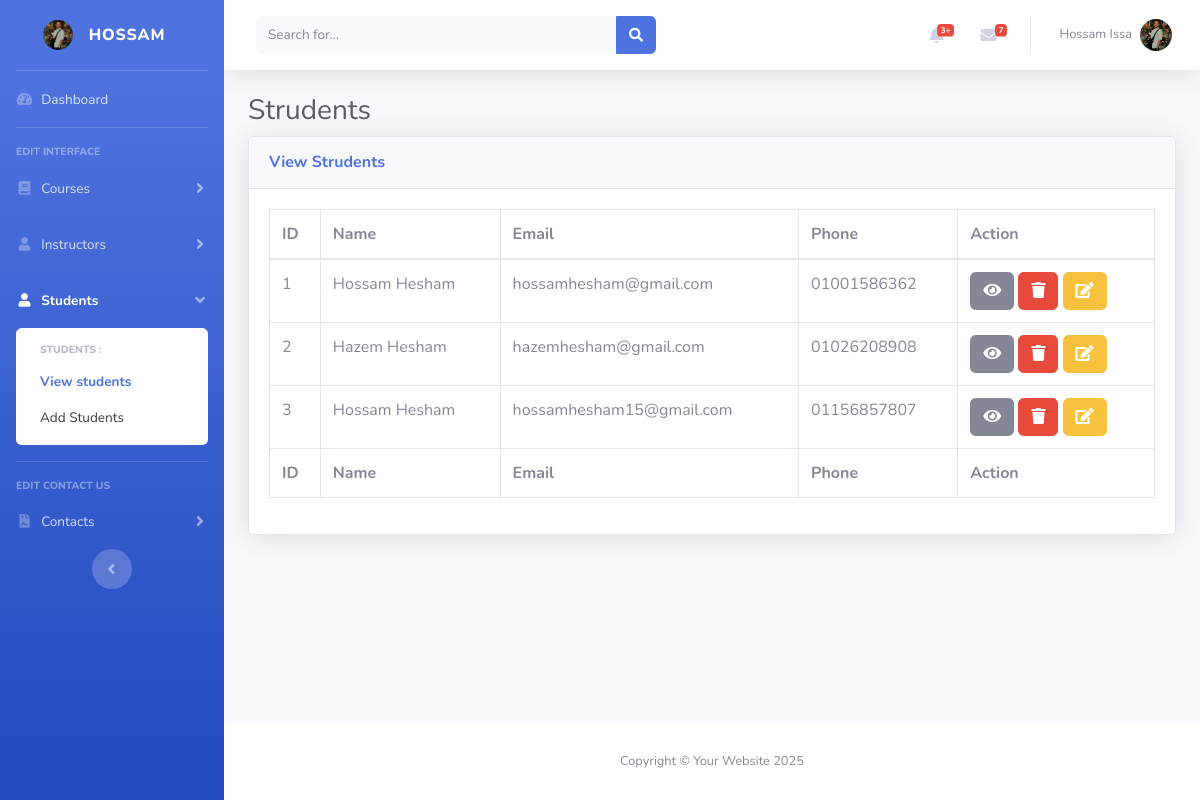
The app's page /dashboard/admin/students/viewStudents.php (signed in) with its own data.
### tables this page shows
CREATE TABLE `users` (
  `id` int(11) NOT NULL,
  `name` varchar(255) NOT NULL,
  `phone` varchar(255) NOT NULL,
  `email` varchar(255) NOT NULL,
  `password` varchar(255) NOT NULL,
  `image` varchar(255) NOT NULL,
  `role` enum('admin','instructor') NOT NULL
);

CREATE TABLE `students` (
  `id` int(11) NOT NULL,
  `name` varchar(255) DEFAULT NULL,
  `email` varchar(255) DEFAULT NULL,
  `password` varchar(255) DEFAULT NULL,
  `phone` varchar(255) DEFAULT NULL,
  `image` varchar(255) DEFAULT NULL
);

### dashboard/admin/students/viewStudents.php (the view, shortened to what this page needs)
<?php
include_once "../../../public/backend/includes/conn.php";
if (isset($_SESSION["role"]) && $_SESSION["role"] === "admin") {
    include "../../../public/backend/includes/header.php";
    $q = "SELECT * FROM students";
    $r = mysqli_query($conn, $q);
?>
    <body id="page-top">
        <div id="wrapper">
            <?php
            include "../../../public/backend/includes/sidebar.php";
            ?>
            <div id="content-wrapper" class="d-flex flex-column">
                <div id="content">
                    <?php include "../../../public/backend/includes/navbar.php";
                    ?>
                    <div class="container-fluid">
                        <h1 class="h3 mb-2 text-gray-800">Strudents</h1>
                        <div class="card shadow mb-4">
                            <div class="card-header py-3">
                                <h6 class="m-0 font-weight-bold text-primary">View Strudents</h6>
                            </div>
                            <div class="card-body">
                                <div class="table-responsive">
                                    <table class="table table-bordered" id="dataTable" width="100%" cellspacing="0">
                                        <thead>
                                            <tr>
                                                <th>ID</th>
                                                <th>Name</th>
                                                <th>Email</th>
                                                <th>Phone</th>
                                                <th>Action</th>
                                            </tr>
                                        </thead>
                                        <tfoot>
                                            <tr>
                                                <th>ID</th>
                                                <th>Name</th>
                                                <th>Email</th>
                                                <th>Phone</th>
                                                <th>Action</th>
                                            </tr>
                                        </tfoot>
                                        <tbody>
                                            <?php
                                            while ($row = mysqli_fetch_assoc($r)) {
                                            ?>
                                                <tr>
                                                    <td><?php echo $row['id']; ?></td>
                                                    <td><?php echo $row['name']; ?></td>
                                                    <td><?php echo $row['email']; ?></td>
                                                    <td><?php echo $row['phone']; ?></td>
                                                    <td>
                                                        <a href="showStudent.php?id=<?= $row['id'] ?>" data-bs-toggle="modal" data-bs-target="#staticBackdrop" class="btn btn-secondary"><i class="fa fa-eye"></i></a>
                                                        <a href="deleteStudent.php?id=<?= $row['id'] ?>" class="btn btn-danger"><i class="fa fa-trash"></i></a>
                                                        <a href="editStudent.php?id=<?= $row['id'] ?>" class="btn btn-warning"><i class="fa fa-edit"></i></a>
                                                    </td>
                                                </tr>
                                            <?php } ?>
                                        </tbody>
                                    </table>
                                </div>
                            </div>
                        </div>
                    </div>
                </div>
                <?php include "../../../public/backend/includes/footer.php";
                ?>
        <?php
    } else {
        $_SESSION['error'] = 'Please Login First';
        header("Location: /fullstackProject/dashboard/auth/login.php");
        exit();
    }
        ?>

### public/backend/includes/header.php (shortened to what this page needs)
<!DOCTYPE html>
<html lang="en">
<head>
    <link href="/fullstackProject/public/backend/vendor/fontawesome-free/css/all.min.css" rel="stylesheet" type="text/css">
    <link href="/fullstackProject/public/backend/css/sb-admin-2.min.css" rel="stylesheet">
</head>

### public/backend/includes/sidebar.php (shortened to what this page needs)
<?php
$current_path = $_SERVER['PHP_SELF'];
$course_active = strpos($current_path, '/fullstackProject/dashboard/admin/courses/') !== false;
$contact_active = strpos($current_path, '/fullstackProject/dashboard/admin/contact/') !== false;
$instructor_active = strpos($current_path, '/fullstackProject/dashboard/admin/instructors/') !== false;
$student_active = strpos($current_path, '/fullstackProject/dashboard/admin/students/') !== false;
include_once("conn.php");
if (isset($_SESSION["id"])) {
    $id = intval($_SESSION["id"]);
    $selectUser2 = mysqli_query($conn, "SELECT * FROM users WHERE id=$id");
} else {
    $_SESSION['error'] = 'Please Login First';
    header("Location: /fullstackProject/dashboard/auth/login.php");
    exit();
}
$resUser2 = mysqli_fetch_assoc($selectUser2);
?>
<ul class="navbar-nav bg-gradient-primary sidebar sidebar-dark accordion" id="accordionSidebar">
    <a class="sidebar-brand d-flex align-items-center justify-content-center" href="/fullstackProject/dashboard/admin/index.php">
        <div class="sidebar-brand-icon rounded-circle">
            <img src="<?= $resUser2['image'] ?>" alt="" width="30" class="rounded-circle">
        </div>
        <div class="sidebar-brand-text mx-3"><?= explode(' ', $resUser2['name'])[0] ?></div>
    </a>
    <hr class="sidebar-divider my-0">
    <li class="nav-item <?= strpos($current_path, '/fullstackProject/dashboard/admin/index.php') !== false ? 'active' : '' ?>">
        <a class="nav-link" href="/fullstackProject/dashboard/admin/index.php">
            <i class="fas fa-fw fa-tachometer-alt"></i>
            <span>Dashboard</span>
        </a>
    </li>
    <hr class="sidebar-divider">
    <div class="sidebar-heading">
        Edit Interface
    </div>
    <li class="nav-item <?= $course_active ? 'active' : '' ?>">
        <a class="nav-link <?= !$course_active ? 'collapsed' : '' ?>" href="#" data-toggle="collapse"
            data-target="#collapseTwo" aria-expanded="<?= $course_active ? 'true' : 'false' ?>" aria-controls="collapseTwo">
            <i class="fas fa-fw fa-book"></i>
            <span>Courses</span>
        </a>
    </li>
    <li class="nav-item <?= $instructor_active ? 'active' : '' ?>">
        <a class="nav-link <?= !$instructor_active ? 'collapsed' : '' ?>" href="#" data-toggle="collapse"
            data-target="#collapseThree" aria-expanded="<?= $instructor_active ? 'true' : 'false' ?>" aria-controls="collapseThree">
            <i class="fas fa-fw fa-user"></i>
            <span>Instructors</span>
        </a>
    </li>
    <li class="nav-item <?= $student_active ? 'active' : '' ?>">
        <a class="nav-link <?= !$student_active ? 'collapsed' : '' ?>" href="#" data-toggle="collapse"
            data-target="#collapseFour" aria-expanded="<?= $student_active ? 'true' : 'false' ?>" aria-controls="collapseFour">
            <i class="fas fa-fw fa-user"></i>
            <span>Students</span>
        </a>
        <div id="collapseFour" class="collapse <?= $student_active ? 'show' : '' ?>" aria-labelledby="headingTwo"
            data-parent="#accordionSidebar">
            <div class="bg-white py-2 collapse-inner rounded">
                <h6 class="collapse-header">Students :</h6>
                <a class="collapse-item <?= strpos($current_path, '/fullstackProject/dashboard/admin/students/viewStudents.php') !== false ? 'active' : '' ?>"
                    href="/fullstackProject/dashboard/admin/students/viewStudents.php">View students</a>
                <a class="collapse-item <?= strpos($current_path, '/fullstackProject/dashboard/admin/students/addStudent.php') !== false ? 'active' : '' ?>"
                    href="/fullstackProject/dashboard/admin/students/addStudent.php">Add Students</a>
            </div>
        </div>
    </li>
    <hr class="sidebar-divider">
    <div class="sidebar-heading">
        Edit Contact us
    </div>
    <li class="nav-item <?= $contact_active ? 'active' : '' ?>">
        <a class="nav-link <?= !$contact_active ? 'collapsed' : '' ?>" href="#" data-toggle="collapse"
            data-target="#collapse3" aria-expanded="<?= $contact_active ? 'true' : 'false' ?>" aria-controls="collapse3">
            <i class="fas fa-fw fa-file-contract"></i>
            <span>Contacts</span>
        </a>
    </li>
    <div class="text-center d-none d-md-inline">
        <button class="rounded-circle border-0" id="sidebarToggle"></button>
    </div>
</ul>

### public/backend/includes/navbar.php (shortened to what this page needs)
<?php
include_once("conn.php");
$selectUser = mysqli_query($conn, "SELECT * FROM users WHERE id=" . $_SESSION["id"]);
$resUser = mysqli_fetch_assoc($selectUser);
?>
<nav class="navbar navbar-expand navbar-light bg-white topbar mb-4 static-top shadow">
    <form
        class="d-none d-sm-inline-block form-inline mr-auto ml-md-3 my-2 my-md-0 mw-100 navbar-search">
        <div class="input-group">
            <input type="text" class="form-control bg-light border-0 small" placeholder="Search for..."
                aria-label="Search" aria-describedby="basic-addon2">
            <div class="input-group-append">
                <button class="btn btn-primary" type="button">
                    <i class="fas fa-search fa-sm"></i>
                </button>
            </div>
        </div>
    </form>
    <ul class="navbar-nav ml-auto">
        <li class="nav-item dropdown no-arrow mx-1">
            <a class="nav-link dropdown-toggle" href="#" id="alertsDropdown" role="button"
                data-toggle="dropdown" aria-haspopup="true" aria-expanded="false">
                <i class="fas fa-bell fa-fw"></i>
                <span class="badge badge-danger badge-counter">3+</span>
            </a>
        </li>
        <li class="nav-item dropdown no-arrow mx-1">
            <a class="nav-link dropdown-toggle" href="#" id="messagesDropdown" role="button"
                data-toggle="dropdown" aria-haspopup="true" aria-expanded="false">
                <i class="fas fa-envelope fa-fw"></i>
                <span class="badge badge-danger badge-counter">7</span>
            </a>
        </li>
        <li class="nav-item dropdown no-arrow">
            <a class="nav-link dropdown-toggle" href="#" id="userDropdown" role="button"
                data-toggle="dropdown" aria-haspopup="true" aria-expanded="false">
                <span class="mr-2 d-none d-lg-inline text-gray-600 small"><?= $resUser['name'] ?></span>
                <img class="img-profile rounded-circle"
                    src="<?= $resUser['image'] ?>">
            </a>
        </li>
    </ul>
</nav>

### public/backend/includes/footer.php (shortened to what this page needs)
<footer class="sticky-footer bg-white">
   <div class="container my-auto">
      <div class="copyright text-center my-auto">
         <span>Copyright &copy; Your Website 2025</span>
      </div>
   </div>
</footer>
</div>
</div>
</body>
</html>

### records on screen
users: image (picture), name "HOSSAM", name "Hossam Issa"
students: id "1", name "Hossam Hesham", email "hossamhesham@gmail.com", phone "01001586362"
students: id "2", name "Hazem Hesham", email "hazemhesham@gmail.com", phone "01026208908"
students: id "3", name "Hossam Hesham", email "hossamhesham15@gmail.com", phone "01156857807"
